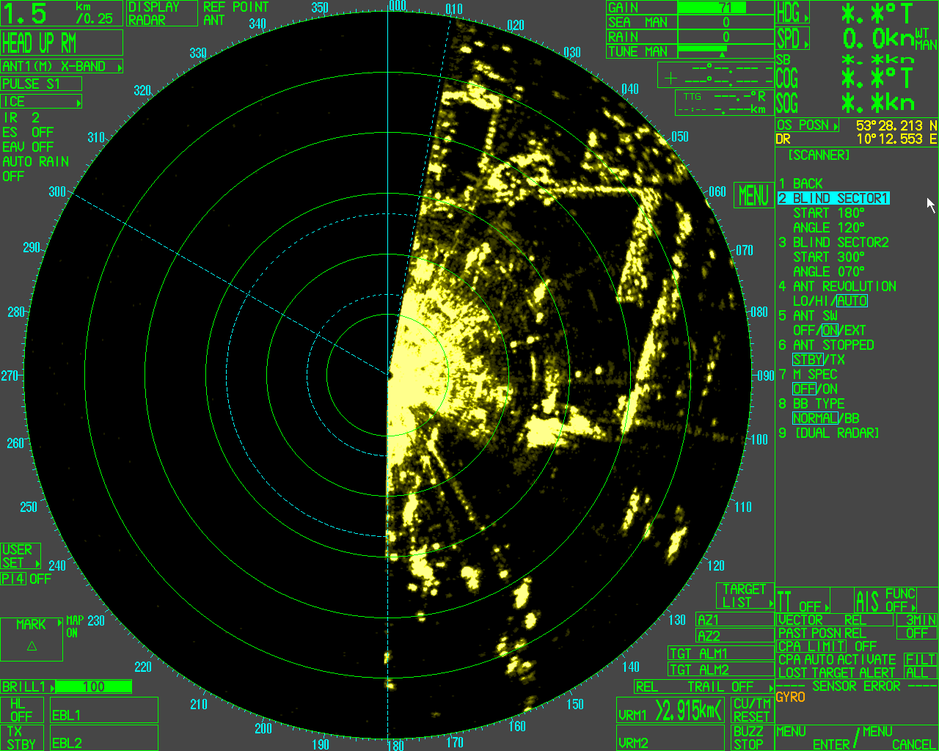
#> input picture ChangePix/PNG_Radarbilder/cap_00000008.png, 939 x 751 px, shrunk from 1280 x 1024 before the run, found by its file name; its folder holds 4 pictures in this run
$ python pixelChanger_forRadarimages.py
#> lines starting #> are read from the running program, lines starting #| are printed output that depends on the picture
import os, os.path, PIL
from PIL import Image

#Access all images files in directory
imageDirectory = "PNG_Radarbilder"
imagesNameList = [filename for filename in os.listdir(imageDirectory)]
imagesNameList.sort() #sorting the names of images [0000,0001,0002,0003,...]
analyzedImageDirectory = "Analyzed/"

for indexofImage in range(len(imagesNameList)):
    #Load pixels of an image and go though all pixels
    image = Image.open(imageDirectory + "/" + imagesNameList[indexofImage])
#> image is the input picture: PIL image 939x751 RGB; mean R, G, B 38.6, 53.9, 30.8
    loadedPixelMap = image.load()
    #image.size[columns, rows]
    #delete all not interested colors
    for i in range(image.size[0]):
        for j in range(image.size[1]):
            if  loadedPixelMap[i, j] == (70,70,70) or \
                loadedPixelMap[i, j] == (35,163,163) or \
                loadedPixelMap[i, j] == (0,255,0) or \
                loadedPixelMap[i, j] == (255,170,0) or \
                loadedPixelMap[i, j] == (0,255,255) or \
                loadedPixelMap[i, j] == (255,255,0) or \
                loadedPixelMap[i, j] == (0,157,157) or \
                loadedPixelMap[i, j] == (255,0,0) or \
                loadedPixelMap[i, j] == (24,24,0) or \
                loadedPixelMap[i, j] == (28,28,0) or \
                loadedPixelMap[i, j] == (32,32,0) or \
                loadedPixelMap[i, j] == (36,36,0) or \
                loadedPixelMap[i, j] == (40,40,0) or \
                loadedPixelMap[i, j] == (43,43,0) or \
                loadedPixelMap[i, j] == (46,46,0) or \
                loadedPixelMap[i, j] == (49,49,0) or \
                loadedPixelMap[i, j] == (255,255,255):
                loadedPixelMap[i, j] = (0,0,0)
    image.save(analyzedImageDirectory + imagesNameList[indexofImage])
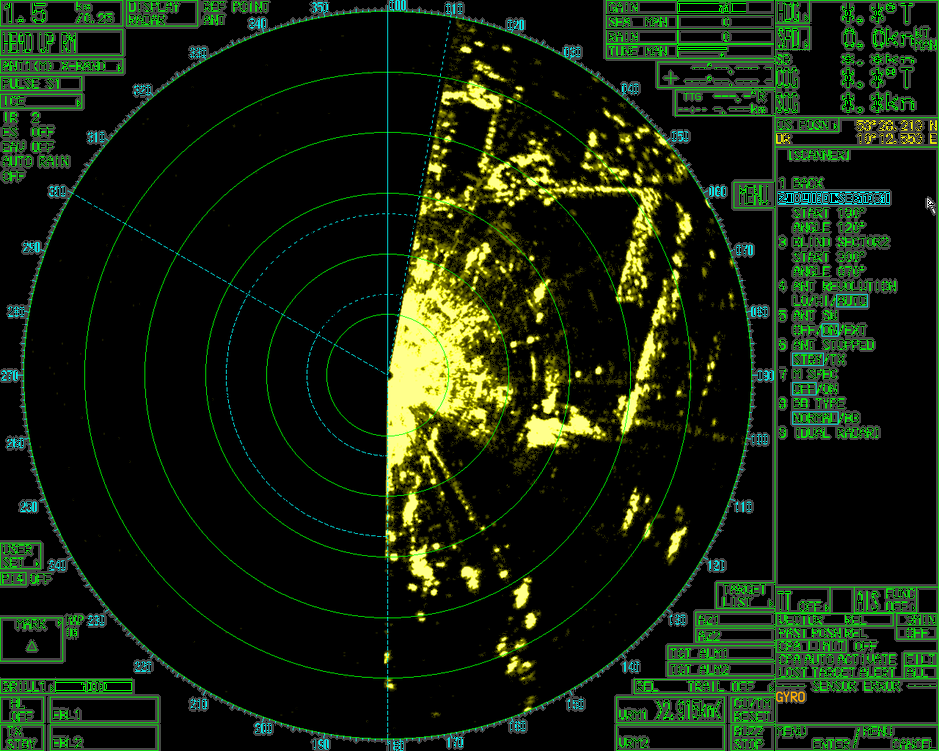
#> saved as cap_00000008.png: PIL image 939x751 RGB; mean R, G, B 22.2, 33.7, 14.4
#> pass 2 of the loop `for indexofImage in range(len(imagesNameList)):`:
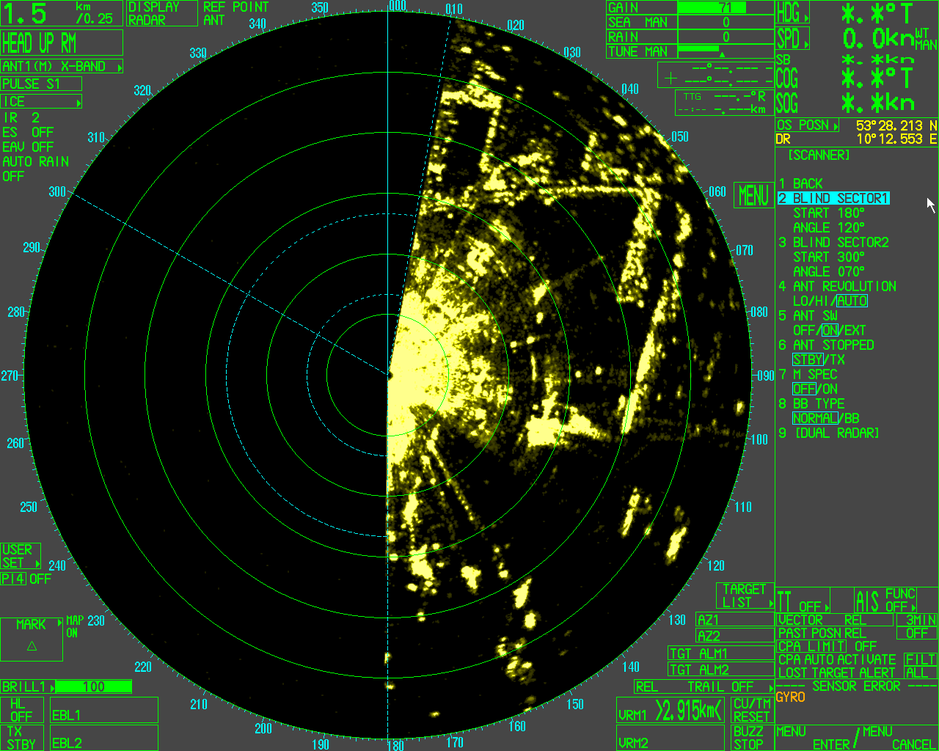
#> input picture ChangePix/PNG_Radarbilder/cap_00000020.png, 939 x 751 px, shrunk from 1280 x 1024 before the run, found by its file name
#> image is the input picture: PIL image 939x751 RGB; mean R, G, B 38.6, 54, 30.9
#> `image.save(analyzedImageDirectory + imagesNameList[indexofImage])`:
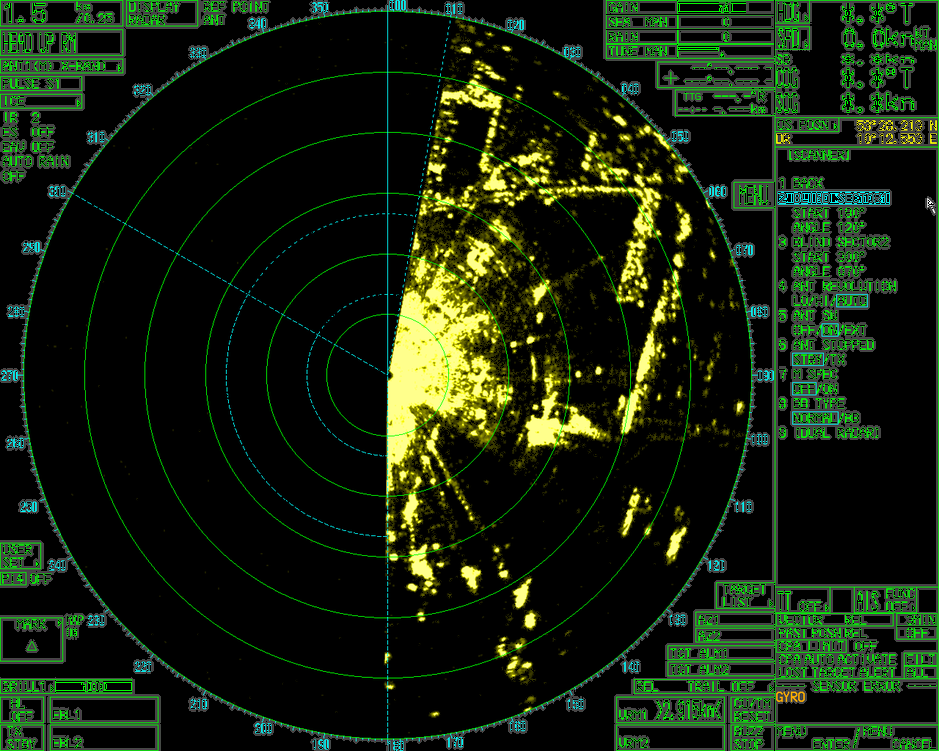
#> saved as cap_00000020.png: PIL image 939x751 RGB; mean R, G, B 22.3, 33.7, 14.4
#> pass 3 of the loop `for indexofImage in range(len(imagesNameList)):`:
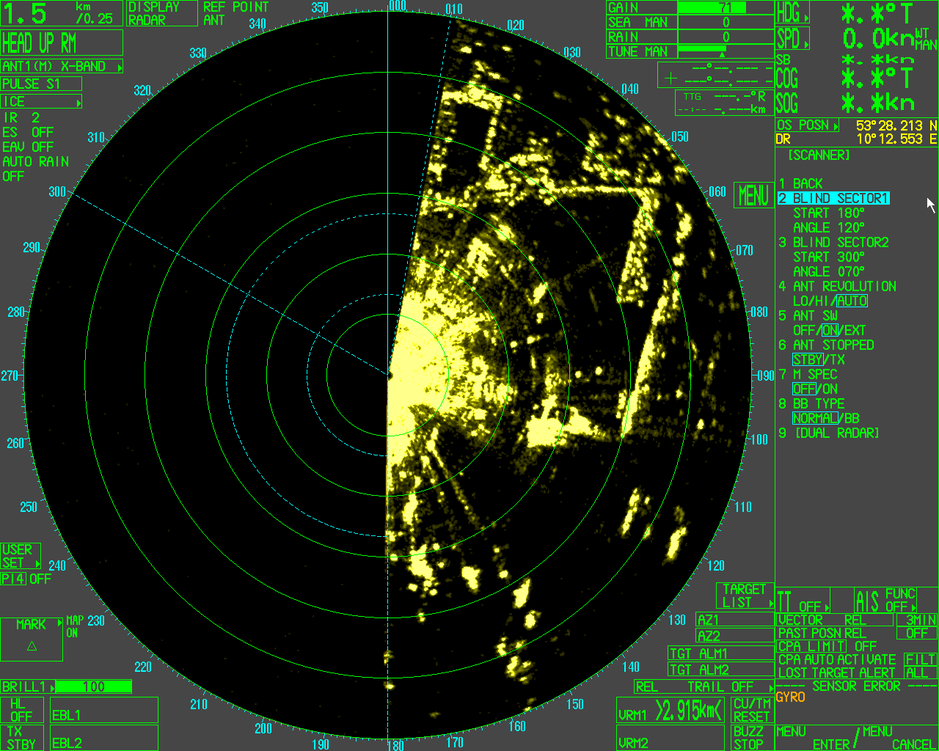
#> input picture ChangePix/PNG_Radarbilder/cap_00000027.png, 939 x 751 px, shrunk from 1280 x 1024 before the run, found by its file name
#> image is the input picture: PIL image 939x751 RGB; mean R, G, B 38.8, 54.1, 31
#> `image.save(analyzedImageDirectory + imagesNameList[indexofImage])`:
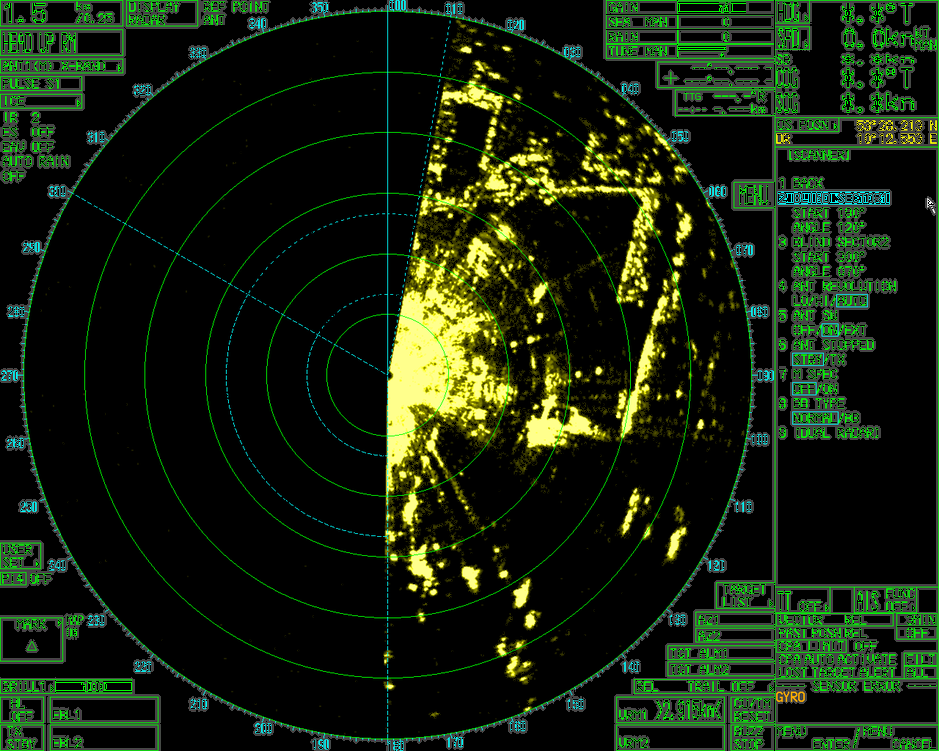
#> saved as cap_00000027.png: PIL image 939x751 RGB; mean R, G, B 22.4, 33.9, 14.5
#> the loop made 4 passes; the first 3 are shown

print(f"{len(imagesNameList)} images are converted! Congratulations!")

# [11 lines of commented-out code are left out]
